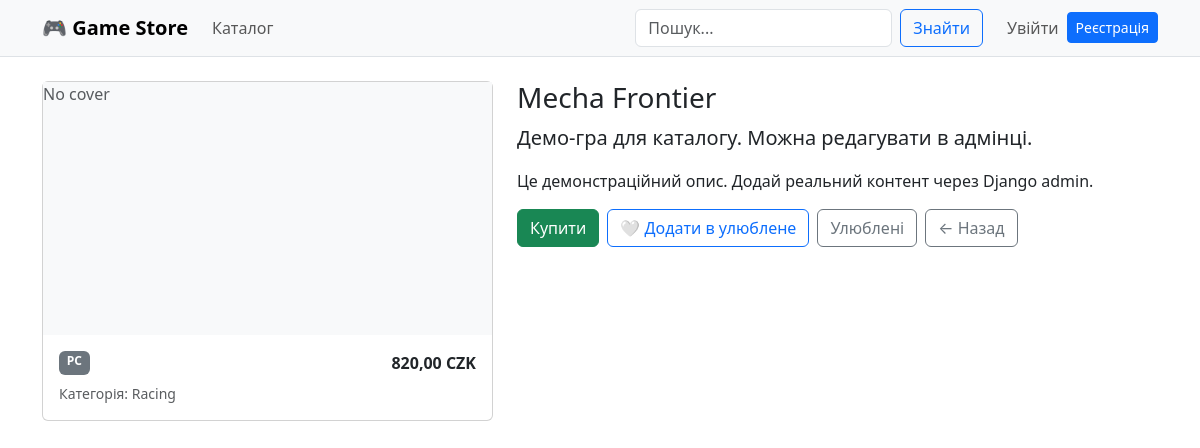
The page /game/mecha-frontier/ on the database its author committed.
### store/models.py (models this page shows, shortened)
class Game(models.Model):
    class Platform(models.TextChoices):
        PC = "PC", "PC"
        PS = "PlayStation", "PlayStation"
        XBOX = "Xbox", "Xbox"
        SWITCH = "Switch", "Switch"
    title = models.CharField(max_length=200)
    slug = models.SlugField(max_length=220, unique=True)
    category = models.ForeignKey(Category, on_delete=models.PROTECT, related_name="games")
    platform = models.CharField(max_length=20, choices=Platform.choices, default=Platform.PC)
    price_czk = models.DecimalField(max_digits=10, decimal_places=2)
    in_stock = models.BooleanField(default=True)
    short_description = models.CharField(max_length=300, blank=True)
    description = models.TextField(blank=True)
    cover = models.ImageField(upload_to="covers/", blank=True, null=True)
    created_at = models.DateTimeField(auto_now_add=True)
    class Meta:
        verbose_name = "Гра"
        verbose_name_plural = "Ігри"
        ordering = ["-created_at"]

class Category(models.Model):
    name = models.CharField(max_length=120, unique=True)
    slug = models.SlugField(max_length=140, unique=True)
    class Meta:
        verbose_name = "Категорія"
        verbose_name_plural = "Категорії"

### store/views.py (the view)
# urls.py: path("game/<slug:slug>/", views.game_detail, name="game_detail"),
def game_detail(request, slug: str):
    game = get_object_or_404(Game.objects.select_related("category"), slug=slug)
    favorites = _get_favorites_set(request)
    is_favorite = game.id in favorites
    return render(request, "store/game_detail.html", {"game": game, "is_favorite": is_favorite})

### store/context_processors.py (called while the page is built)
def categories(request):
    return {"nav_categories": Category.objects.all().order_by("name")}

### store/views.py (called while the page is built)
def _get_favorites_set(request) -> set[int]:
    raw = request.session.get(FAV_SESSION_KEY, [])
    try:
        return set(int(x) for x in raw)
    except Exception:
        return set()

### store/templates/store/game_detail.html (shortened to what this page needs)
{% extends "base.html" %}
{% block content %}
<div class="row g-4">
  <div class="col-md-5">
    <div class="card">
      {% if game.cover %}
        <img src="{{ game.cover.url }}" class="card-img-top" alt="{{ game.title }}">
      {% else %}
        <div class="ratio ratio-16x9 bg-light d-flex align-items-center justify-content-center">
          <span class="text-muted">No cover</span>
        </div>
      {% endif %}
      <div class="card-body">
        <div class="d-flex justify-content-between">
          <span class="badge text-bg-secondary">{{ game.platform }}</span>
          <span class="fw-semibold">{{ game.price_czk }} CZK</span>
        </div>
        <div class="text-muted small mt-2">Категорія: {{ game.category.name }}</div>
      </div>
    </div>
  </div>
  <div class="col-md-7">
    <h1 class="h3">{{ game.title }}</h1>
    {% if game.short_description %}<p class="lead">{{ game.short_description }}</p>{% endif %}
    {% if game.description %}<p>{{ game.description|linebreaks }}</p>{% endif %}
    <div class="d-flex flex-wrap gap-2 mt-3">
      <a class="btn btn-success" href="{% url 'store:buy_game' game.slug %}">Купити</a>
      <form method="post" action="{% url 'store:favorites_toggle' game.id %}">
        {% if is_favorite %}
          <button class="btn btn-outline-danger" type="submit">❤️ В улюблених</button>
        {% else %}
          <button class="btn btn-outline-primary" type="submit">🤍 Додати в улюблене</button>
        {% endif %}
      </form>
      <a class="btn btn-outline-secondary" href="{% url 'store:favorites' %}">Улюблені</a>
      <a class="btn btn-outline-secondary" href="{% url 'store:home' %}">← Назад</a>
    </div>
  </div>
</div>
{% endblock %}

### rows shown on the page
Game: platform "PC", price_czk "820,00", category.name "Racing", title "Mecha Frontier", short_description "Демо-гра для каталогу. Можна редагувати в адмінці.", description "Це демонстраційний опис. Додай реальний контент через Django admin."
